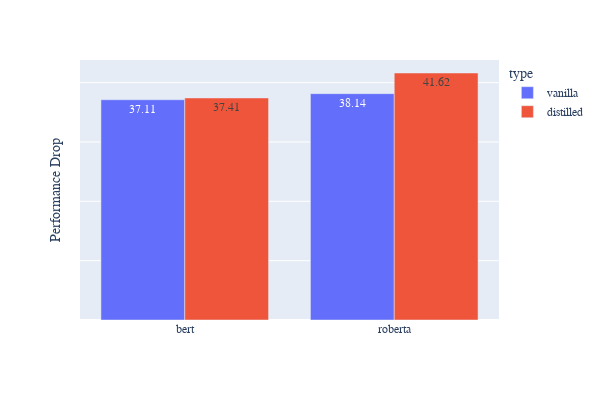

Notebook source saved alongside this figure:
### Code cell
# df = px.data.tips()
fig = px.bar(df_pd, x="model", y="pd", text="pd", color="type", barmode="group",category_orders={"model": ["bert", "roberta"]}, width=600, height=400)

fig.update_traces(texttemplate='%{text:.2f}', textposition='inside')
fig.update_layout(
    title={
        'text': "",
        'y':0.98,
        'x':0.48,
        'xanchor': 'center',
        'yanchor': 'top'},
    xaxis_title="",
    yaxis_title="Performance Drop",
    font=dict(
        family="Courier New, monospace",
        size=12,
        # color="RebeccaPurple",

    ), 
    uniformtext_minsize=14
)
fig.update_yaxes(showticklabels=False)
# fig.update_xaxes(tickwidth=20)
fig.show()

### Figure 1 — Plotly figure (JSON) as saved in the notebook; plotly's stock layout.template omitted (floating-point values rounded to 4 significant figures)
{"data": [{"alignmentgroup": "True", "hovertemplate": "type=vanilla<br>model=%{x}<br>pd=%{text}<extra></extra>", "legendgroup": "vanilla", "marker": {"color": "#636efa"}, "name": "vanilla", "offsetgroup": "vanilla", "orientation": "v", "showlegend": true, "text": [37.11, 38.14], "textposition": "inside", "texttemplate": "%{text:.2f}", "type": "bar", "x": ["bert", "roberta"], "xaxis": "x", "y": [37.11, 38.14], "yaxis": "y"}, {"alignmentgroup": "True", "hovertemplate": "type=distilled<br>model=%{x}<br>pd=%{text}<extra></extra>", "legendgroup": "distilled", "marker": {"color": "#EF553B"}, "name": "distilled", "offsetgroup": "distilled", "orientation": "v", "showlegend": true, "text": [37.41, 41.62], "textposition": "inside", "texttemplate": "%{text:.2f}", "type": "bar", "x": ["bert", "roberta"], "xaxis": "x", "y": [37.41, 41.62], "yaxis": "y"}], "layout": {"barmode": "group", "font": {"family": "Courier New, monospace", "size": 12}, "height": 400, "legend": {"title": {"text": "type"}, "tracegroupgap": 0}, "margin": {"t": 60}, "title": {"text": "", "x": 0.48, "xanchor": "center", "y": 0.98, "yanchor": "top"}, "uniformtext": {"minsize": 14}, "width": 600, "xaxis": {"anchor": "y", "categoryarray": ["bert", "roberta"], "categoryorder": "array", "domain": [0, 1], "title": {"text": ""}}, "yaxis": {"anchor": "x", "domain": [0, 1], "showticklabels": false, "title": {"text": "Performance Drop"}}}}
